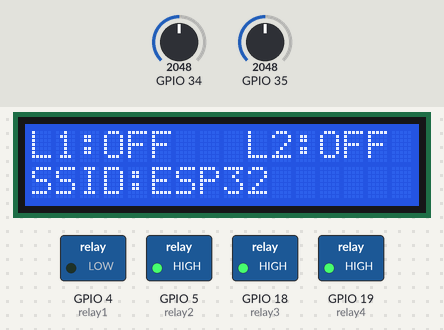
Recording of a sketch running on a simulated ESP32. On the bench: 16×2 character LCD, switched loads named in the sketch (green lamp = pin HIGH). Inputs (shaded band) come from the test bench; at power-on: GPIO 34 = 2048, GPIO 35 = 2048. EEPROM starts erased; what the sketch prints to the serial monitor is not drawn.

Above: at 3.2 s.
3.3 s: GPIO 34 set to 2158
At 6.21 s:
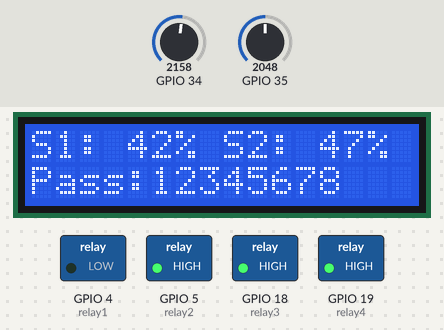
6.3 s: GPIO 34 set to 2258
At 10.4 s:
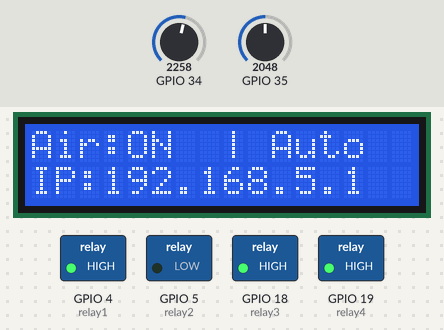
12.3 s: GPIO 35 set to 1228
At 15.27 s:
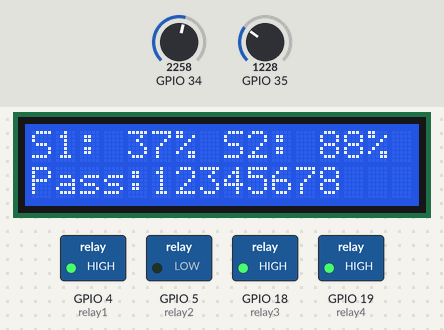
15.3 s: GPIO 35 set to 491
At 16.8 s:
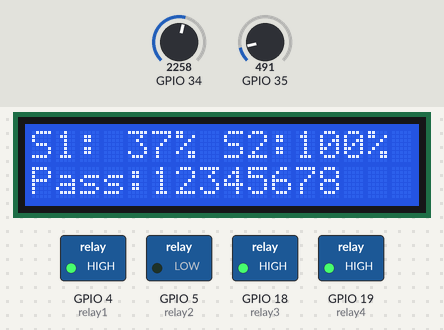
18.3 s: GPIO 34 set to 1773
21.3 s: GPIO 34 set to 1639
At 25.0 s:
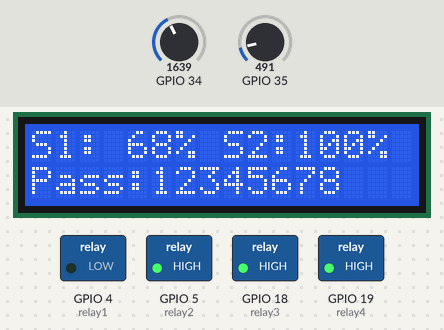
Timing chart, 0 to 25.3 s (numbered marks = the images above; inputs shaded):
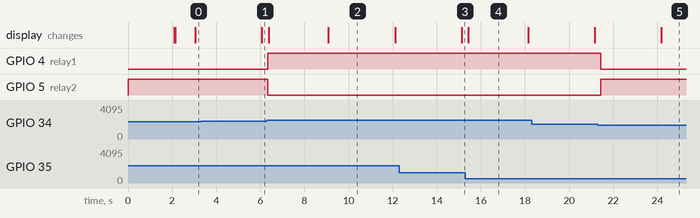

Measured:
- the behaviour switches between 2200 and 2201 on GPIO 34 (found by bisection; images 1 and 2)
- the behaviour switches between 1701 and 1700 on GPIO 34 (found by bisection; images 4 and 5)
- after the input at 3.3 s, the display: changes after 2.8 s (image 1)
- after the input at 6.3 s, GPIO 4 (relay1): LOW → HIGH at once; GPIO 5 (relay2): HIGH → LOW at once
- after the input at 12.3 s, the display: changes after 2.8 s (image 3)
- after the input at 15.3 s, the display: changes after 0.13 s (image 4)
- after the input at 21.3 s, GPIO 4 (relay1): HIGH → LOW after 0.14 s; GPIO 5 (relay2): LOW → HIGH after 0.14 s; the display: changes after 2.9 s (image 5)

The sketch:

PROYEK-AKHIR-Lokal.ino
```cpp
#include <Wire.h>
#include <LCD_I2C.h>
#include <WiFi.h>
#include <WebServer.h>
#include <Preferences.h>
#include "webpage.h"

LCD_I2C lcd(0x27, 16, 2);
Preferences preferences;

// ====== Konfigurasi Jaringan & IP Statis ======
const char* ssid = "ESP32";
const char* password = "12345678";
IPAddress local_IP(192, 168, 5, 1);
IPAddress gateway(192, 168, 5, 1);
IPAddress subnet(255, 255, 255, 0);

// ====== Pin assignment ======
#define sensor1 34
#define sensor2 35
#define relay1 4
#define relay2 5
#define relay3 18
#define relay4 19

// ====== Konstanta & Variabel ======
const int ADC_DISCONNECTED_THRESHOLD = 4000;
// --- PERUBAHAN 1: Mengubah konstanta menjadi true untuk logika active low ---
const bool RELAY_ACTIVE_LOW = true;
const int NUM_SENSORS = 2; // Menentukan jumlah sensor yang digunakan

float onThreshold = 40.0;
float offThreshold = 65.0;

bool pompaStatus = false;
bool lampu1Status = false;
bool lampu2Status = false;
bool autoModeAir = true;

WebServer server(80);
unsigned long lastLcdSwitch = 0;
int lcdPage = 0;

void setRelay(uint8_t pin, bool on) {
  // Fungsi ini sudah benar dan akan bekerja sesuai dengan flag RELAY_ACTIVE_LOW
  if (RELAY_ACTIVE_LOW) {
    digitalWrite(pin, on ? LOW : HIGH);
  } else {
    digitalWrite(pin, on ? HIGH : LOW);
  }
}

void setWaterSystem(bool on) {
  pompaStatus = on;
  // --- PERUBAHAN 2: Menyesuaikan logika Pompa (relay1) yang terhubung ke NC ---
  // Untuk relay ACTIVE LOW yang terpasang di NC:
  // - Untuk menyalakan pompa (memutus sirkuit relay), kirim HIGH.
  // - Untuk mematikan pompa (menyambungkan sirkuit relay), kirim LOW.
  digitalWrite(relay1, on ? HIGH : LOW);

  // Relay 2 (Valve) terhubung ke NO, jadi bisa pakai fungsi setRelay biasa
  setRelay(relay2, on);
}

float getMoisture(int pin) {
  int adc = analogRead(pin);
  if (adc > ADC_DISCONNECTED_THRESHOLD) return -1.0f;
  long pct = map(adc, 3000, 1000, 0, 100);
  if (pct < 0) pct = 0;
  if (pct > 100) pct = 100;
  return (float)pct;
}

// ====== Setup ======
void setup() {
  Serial.begin(115200);

  preferences.begin("settings", false);
  onThreshold = preferences.getFloat("on_thresh", 40.0);
  offThreshold = preferences.getFloat("off_thresh", 65.0);
  preferences.end();
  Serial.println("Pengaturan ambang batas dimuat.");

  pinMode(relay1, OUTPUT); pinMode(relay2, OUTPUT); pinMode(relay3, OUTPUT);
  pinMode(relay4, OUTPUT);

  // Atur kondisi awal relay, pastikan semua mati
  // --- PERUBAHAN 3: Menyesuaikan kondisi awal Pompa (relay1) ---
  // Untuk mematikan pompa (NC), relay harus aktif. Sinyal LOW untuk active low.
  digitalWrite(relay1, LOW);

  // Untuk mematikan perangkat lain (NO), relay harus non-aktif. Sinyal HIGH untuk active low.
  setRelay(relay2, false);
  setRelay(relay3, false);
  setRelay(relay4, false);

  lcd.begin();
  lcd.backlight();
  lcd.print("Smart Control");
  lcd.setCursor(0, 1);
  lcd.print("Starting AP...");
  delay(2000);

  if (!WiFi.softAPConfig(local_IP, gateway, subnet)) {
    Serial.println("Konfigurasi AP Gagal!");
    return;
  }

  WiFi.softAP(ssid, password);
  IPAddress IP = WiFi.softAPIP();
  Serial.print("AP IP address: "); Serial.println(IP);

  lcd.clear();
  // === Rute Web ===
  server.on("/", HTTP_GET, []() {
    server.send_P(200, "text/html; charset=utf-8", PAGE_INDEX);
  });
  server.on("/status", HTTP_GET, []() {
    float m1 = getMoisture(sensor1), m2 = getMoisture(sensor2);
    String json = "{";
    json += "\"moist1\":" + String(m1, 1) + ",";
    json += "\"moist2\":" + String(m2, 1) + ",";
    json += "\"pump\":" + String(pompaStatus) + ",";
    json += "\"auto\":" + String(autoModeAir) + ",";
    json += "\"lamp1\":" + String(lampu1Status) + ",";
    json += "\"lamp2\":" + String(lampu2Status) + ",";
    json += "\"ip\":\"" + WiFi.softAPIP().toString() + "\",";
    json += "\"on_thresh\":" + String(onThreshold, 1) + ",";
    json += "\"off_thresh\":" + String(offThreshold, 1) + "";
    json += "}";
    server.send(200, "application/json", json);
  });
  server.on("/water", HTTP_POST, []() { autoModeAir = false; setWaterSystem(server.arg("state") == "on"); server.send(200); });
  server.on("/auto",  HTTP_POST, []() { autoModeAir = (server.arg("state") == "on"); server.send(200); });
  server.on("/lamp1", HTTP_POST, []() { lampu1Status = (server.arg("state") == "on"); setRelay(relay3, lampu1Status); server.send(200); });
  server.on("/lamp2", HTTP_POST, []() { lampu2Status = (server.arg("state") == "on"); setRelay(relay4, lampu2Status); server.send(200); });
  server.on("/settings", HTTP_POST, []() {
    if (server.hasArg("on") && server.hasArg("off")) {
      onThreshold = server.arg("on").toFloat();
      offThreshold = server.arg("off").toFloat();
      preferences.begin("settings", false);
      preferences.putFloat("on_thresh", onThreshold);
      preferences.putFloat("off_thresh", offThreshold);
      preferences.end();
      server.send(200, "text/plain", "OK");
    } else {
      server.send(400, "text/plain", "Bad Request");
    }
  });

  server.begin();
}

// ====== Loop ======
void loop() {
  float readings[NUM_SENSORS];
  readings[0] = getMoisture(sensor1); delay(10);
  readings[1] = getMoisture(sensor2); delay(10);

  bool anySensorDry = false;
  bool allSensorsWet = true;
  int connectedSensors = 0;
  for (int i = 0; i < NUM_SENSORS; i++) {
    if (readings[i] >= 0) {
      connectedSensors++;
      if (readings[i] < onThreshold) anySensorDry = true;
      if (readings[i] < offThreshold) allSensorsWet = false;
    }
  }

  if (autoModeAir && connectedSensors > 0) {
    if (!pompaStatus && anySensorDry) setWaterSystem(true);
    else if (pompaStatus && allSensorsWet) setWaterSystem(false);
  }

  // ====== BAGIAN UPDATE LCD BARU ======
  if (millis() - lastLcdSwitch > 3000) {
    lcdPage = (lcdPage + 1) % 3;
    lastLcdSwitch = millis();
  }

  char line1_buffer[17];
  char tempStr[17];

  switch (lcdPage) {
    case 0: // Tampilan Sistem Air
      if (connectedSensors > 0) {
        sprintf(tempStr, "Air:%s | %s", pompaStatus ? "ON " : "OFF", autoModeAir ? "Auto" : "Manu");
      } else {
        sprintf(tempStr, "Air: Tdk Aktif");
      }
      break;
    case 1: // Tampilan Lampu
      sprintf(tempStr, "L1:%s   L2:%s",
              lampu1Status ? "ON " : "OFF",
              lampu2Status ? "ON " : "OFF");
      break;
    case 2: // Tampilan Sensor 1 & 2
      char s1_val[4], s2_val[4];
      (readings[0] >= 0) ? sprintf(s1_val, "%3d", (int)readings[0]) : sprintf(s1_val, " --");
      (readings[1] >= 0) ?
      sprintf(s2_val, "%3d", (int)readings[1]) : sprintf(s2_val, " --");
      sprintf(tempStr, "S1:%s%% S2:%s%%", s1_val, s2_val);
      break;
  }

  sprintf(line1_buffer, "%-16s", tempStr);

  char line2_buffer[17];
  // Menampilkan info jaringan secara bergantian di baris kedua
  switch (lcdPage) {
    case 1: { // Tampilkan SSID
      String ssidString = "SSID:" + String(ssid);
      sprintf(line2_buffer, "%-16s", ssidString.c_str());
      break;
    }
    case 2: { // Tampilkan Password
      String passString = "Pass:" + String(password);
      sprintf(line2_buffer, "%-16s", passString.c_str());
      break;
    }
    case 0: // Tampilkan IP
    default: {
      String ipString = "IP:" + WiFi.softAPIP().toString();
      sprintf(line2_buffer, "%-16s", ipString.c_str());
      break;
    }
  }

  lcd.setCursor(0, 0);
  lcd.print(line1_buffer);
  lcd.setCursor(0, 1);
  lcd.print(line2_buffer);

  server.handleClient();
  delay(100);
}
```

webpage.h
```cpp
// File ini berisi variabel untuk menyimpan kode HTML halaman web.

const char PAGE_INDEX[] PROGMEM = R"HTML(
<!doctype html>
<html lang="id">
<head>
<meta charset="utf-8">
<meta name="viewport" content="width=device-width,initial-scale=1">
<title>Smart Control</title>
<style>
  :root{
    --bg:#0f172a;--panel:#111827;--card:#1f2937;--text:#e5e7eb;--muted:#9ca3af;--brand:#22c55e;
    --brand-weak:#86efac;--warn:#f59e0b;--danger:#ef4444;--border:#334155;--info:#3b82f6;
  }
  *{box-sizing:border-box}
  body{
    margin:0; font-family:system-ui,-apple-system,Segoe UI,Roboto,Ubuntu,Cantarell,"Helvetica Neue",Arial;
    color:var(--text); background:radial-gradient(1200px 600px at 10% -10%, #111827 20%, transparent 60%), var(--bg);
  }
  .container{max-width:980px;margin:32px auto;padding:0 16px}
  header{
    background:linear-gradient(135deg, rgba(34,197,94,.25), rgba(15,23,42,.2));
    border:1px solid var(--border); border-radius:16px; padding:20px 18px; margin-bottom:18px;
    display:flex; gap:12px; align-items:center; justify-content:space-between; flex-wrap:wrap;
  }
  .title{display:flex; gap:12px; align-items:center}
  h1{margin:0; font-size:20px}
  .subtitle{color:var(--muted); font-size:13px; margin-top:2px}
  .ip{font-size:13px; color:var(--brand-weak); padding:6px 10px; border:1px dashed var(--border); border-radius:10px}
  .grid{display:grid; gap:16px; grid-template-columns:repeat(auto-fit,minmax(260px,1fr))}
  .card{
    background:linear-gradient(180deg, rgba(255,255,255,.02), transparent), var(--card);
    border:1px solid var(--border); border-radius:16px; padding:16px;
    box-shadow:0 10px 24px rgba(0,0,0,.25); transition: opacity .3s ease;
  }
  .card h2{margin:0 0 8px; font-size:18px}
  .metric,.setting-row{font-size:14px; color:var(--muted); margin:8px 0} /* Penambahan margin */
  .metric b{color:var(--text); font-size: 1.1em;} /* Sedikit diperbesar */
  .row{display:flex; gap:8px; flex-wrap:wrap; margin-top:16px}
  button{
    appearance:none; border:1px solid var(--border); background:#0b1220; color:var(--text);
    padding:10px 12px; border-radius:12px; cursor:pointer; font-weight:600; font-size:13px;
    transition:transform .04s ease, background .2s ease, border-color .2s ease, color .2s ease;
  }
  button:hover{transform:translateY(-1px); border-color:#4b5563}
  .primary{background:rgba(34,197,94,.12); border-color:#14532d}
  .danger{background:rgba(239,68,68,.12); border-color:#7f1d1d}
  .info{background:rgba(59,130,246,.12); border-color:#1e40af;}
  .ghost{background:transparent}
  .badge{display:inline-block; font-size:12px; padding:2px 10px; border-radius:999px; border:1px solid var(--border); color:var(--muted)}
  .ok{color:var(--brand-weak); border-color:#166534}
  .warn{color:#fde68a; border-color:#92400e}
  footer{color:var(--muted); font-size:12px; text-align:center; margin:18px 0}
  button:disabled{cursor:not-allowed;transform:none;}
  .card.disabled{opacity:0.4;}
  /* Gaya untuk slider */
  .setting-row{display:flex;align-items:center;gap:10px;margin:12px 0;}
  .setting-row label{flex-shrink:0}
  .setting-row input[type=range]{width:100%;}
  .setting-row span{font-weight:bold;color:var(--text);width:45px}
</style>
</head>
<body>
  <div class="container">
    <header>
      <div class="title">
        <h1>Smart Controller</h1>
        <div class="subtitle">Sistem Air & Lampu Manual</div>
      </div>
      <div class="ip" id="ipBox">IP: memuat…</div>
    </header>

    <section class="grid">
      <div class="card">
        <h2>Pembacaan Sensor</h2>
        <div class="metric">Sensor 1: <b id="s_m1">-</b>%</div>
        <div class="metric">Sensor 2: <b id="s_m2">-</b>%</div>
      </div>

      <div class="card">
        <h2>Pengaturan Histeresis</h2>
        <div class="setting-row">
          <label for="onSlider">Batas ON:</label>
          <input type="range" min="0" max="100" value="40" id="onSlider" oninput="this.nextElementSibling.textContent=this.value+'%'">
          <span id="onValue">40%</span>
        </div>
        <div class="setting-row">
          <label for="offSlider">Batas OFF:</label>
          <input type="range" min="0" max="100" value="65" id="offSlider" oninput="this.nextElementSibling.textContent=this.value+'%'">
          <span id="offValue">65%</span>
        </div>
        <div class="row">
          <button class="primary" style="width:100%" onclick="saveSettings(this)">Simpan Pengaturan</button>
        </div>
      </div>

      <div class="card" id="card1">
        <h2>Sistem Air (Pompa+Valve)</h2>
        <div class="metric">Status: <b id="p1">-</b></div>
        <div class="metric">Mode: <span class="badge ok" id="a1">AUTO</span></div>
        <div class="row">
          <button class="primary" onclick="action('/water','on')">Sistem ON</button>
          <button class="danger"  onclick="action('/water','off')">Sistem OFF</button>
        </div>
        <div class="row">
          <button class="ghost" onclick="action('/auto','on')">Mode AUTO</button>
          <button class="ghost" onclick="action('/auto','off')">Mode MANUAL</button>
        </div>
      </div>
      <div class="card" id="card3">
        <h2>Lampu 1</h2>
        <div class="metric">Status: <b id="l1">-</b></div>
        <div class="row">
          <button class="info" onclick="action('/lamp1','on')">NYALAKAN</button>
          <button class="danger"  onclick="action('/lamp1','off')">MATIKAN</button>
        </div>
      </div>
      <div class="card" id="card4">
        <h2>Lampu 2</h2>
        <div class="metric">Status: <b id="l2">-</b></div>
        <div class="row">
          <button class="info" onclick="action('/lamp2','on')">NYALAKAN</button>
          <button class="danger"  onclick="action('/lamp2','off')">MATIKAN</button>
        </div>
      </div>
    </section>
  </div>

<script>
async function refresh(){
  try{
    const r = await fetch('/status');
    const j = await r.json();

    // Update kartu pembacaan sensor
    document.getElementById('s_m1').textContent = (j.moist1 < 0) ? '--' : j.moist1.toFixed(1);
    document.getElementById('s_m2').textContent = (j.moist2 < 0) ? '--' : j.moist2.toFixed(1);

    // Update Card 1: Sistem Air
    const card1 = document.getElementById('card1');
    const p1 = document.getElementById('p1');
    const a1 = document.getElementById('a1');

    const noSensors = j.moist1 < 0 && j.moist2 < 0;

    if (noSensors) {
      p1.textContent = 'DISABLE';
      a1.textContent = 'DISABLE';
      card1.classList.add('disabled');
      card1.querySelectorAll('button').forEach(b => b.disabled = true);
    } else {
      p1.textContent = j.pump ? 'ON' : 'OFF';
      a1.textContent = j.auto ? 'AUTO' : 'MANUAL';
      a1.className = 'badge ' + (j.auto ? 'ok' : 'warn');
      card1.classList.remove('disabled');
      card1.querySelectorAll('button').forEach(b => b.disabled = false);
    }

    // Update Lampu 1 & 2
    document.getElementById('l1').textContent = j.lamp1 ? 'ON' : 'OFF';
    document.getElementById('l2').textContent = j.lamp2 ? 'ON' : 'OFF';

    // ==========================================================
    // BAGIAN PENTING: SINKRONISASI TAMPILAN SLIDER
    // ==========================================================
    // Perbarui nilai slider agar sesuai dengan data dari ESP32
    document.getElementById('onSlider').value = j.on_thresh;
    // Perbarui teks persentase agar sesuai juga
    document.getElementById('onValue').textContent = j.on_thresh.toFixed(0) + '%';

    document.getElementById('offSlider').value = j.off_thresh;
    document.getElementById('offValue').textContent = j.off_thresh.toFixed(0) + '%';
    // ==========================================================

    if (j.ip) document.getElementById('ipBox').textContent = 'IP: ' + j.ip;
  }catch(e){ console.log(e); }
}

async function action(path, state){
  await fetch(path + '?state=' + state, {method:'POST'});
  setTimeout(refresh, 250);
}

async function saveSettings(btn){
  const onVal = document.getElementById('onSlider').value;
  const offVal = document.getElementById('offSlider').value;
  btn.textContent = 'Menyimpan...';
  await fetch(`/settings?on=${onVal}&off=${offVal}`, {method:'POST'});
  btn.textContent = 'Tersimpan!';
  setTimeout(() => { btn.textContent = 'Simpan Pengaturan'; }, 2000);
}

refresh(); setInterval(refresh, 2000);
</script>
</body>
</html>
)HTML";
```
